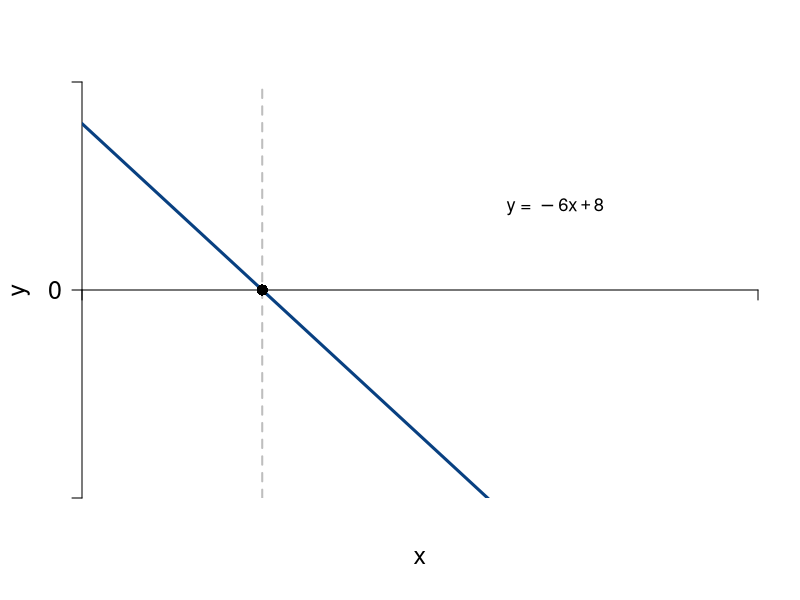

The R script that drew this image:
#Graph Designer: Scott Cohn
#Authors: Bowles and Halliday
#Title: Coordination, Conflict and Competition: A Text in Microeconomics

library(shape)
pdf(file = "mathappendix/function_and_deriv_2.pdf", width = 8, height = 6)

#Set parameters for graphics
axislabelsize <- 1.5
labelsize <- 1.1
graphlinewidth <- 3
segmentlinewidth <- 2

COL <- c("#7fc97f", "#beaed4", "#fdc086", "#ffff99", "#386cb0", "#f0027f", "#bf5b17", "#666666")
COLA <- c("#e0f3db", "#99d8c9","#66c2a4","#41ae76", "#238b45", "#005824")
COLB <- c("#4eb3d3", "#2b8cbe", "#0868ac","#084081")

xlims <- c(0, 5)
ylims <- c(-10, 10)

npts <- 501 
x <- seq(xlims[1], xlims[2], length.out = npts)
y <- seq(ylims[1], ylims[2], length.out = npts) 

plot(0, 0, xlim = xlims, ylim = ylims, type = "n",
     xlab = expression(paste("")),
     ylab = expression(paste("")), 
     xaxt = "n", 
     yaxt = "n", 
     cex.lab = axislabelsize, 
     bty = "n", 
     xaxs="i", 
     yaxs="i"
)

ticksx <- c(xlims[1], xlims[2])
xlabels <- c(NA, NA)
ticksy <- c(ylims[1], 0, ylims[2])
ylabels <- c(NA, 0, NA)

axis(1, at = ticksx,  pos = 0, labels = xlabels, cex.axis = axislabelsize)
axis(2, at = ticksy,  pos = 0, labels = ylabels, las = 1, cex.axis = axislabelsize)

npts <- 500 
xx1 <- seq(xlims[1], xlims[2], length.out = npts)
xx2 <-seq(xlims[1], xlims[2] - 4, length.out = npts)
xx3 <- seq(xlims[1], 0, length.out = npts)

#Axis labels
mtext(expression(paste("", x)), side = 1, line = 2.5, cex = axislabelsize)
text(-.45, 0, expression(paste("", y)), xpd = TRUE, cex = axislabelsize, srt = 90) 

#equations:
eq <- function(x){
  -6*x + 8
}


# segments
segments(1.333, -10, 1.333, 10, lty = 2, col = "gray", lwd = segmentlinewidth)

# lines
lines(xx1, eq(xx1), col = COLB[4], lwd = graphlinewidth)

# points
points(1.333, 0, pch = 16, col = "black", cex = 1.5)

# label function
text(3.5, 4, expression("y = " -6*x + 8),  xpd = TRUE, cex = labelsize)

dev.off()
